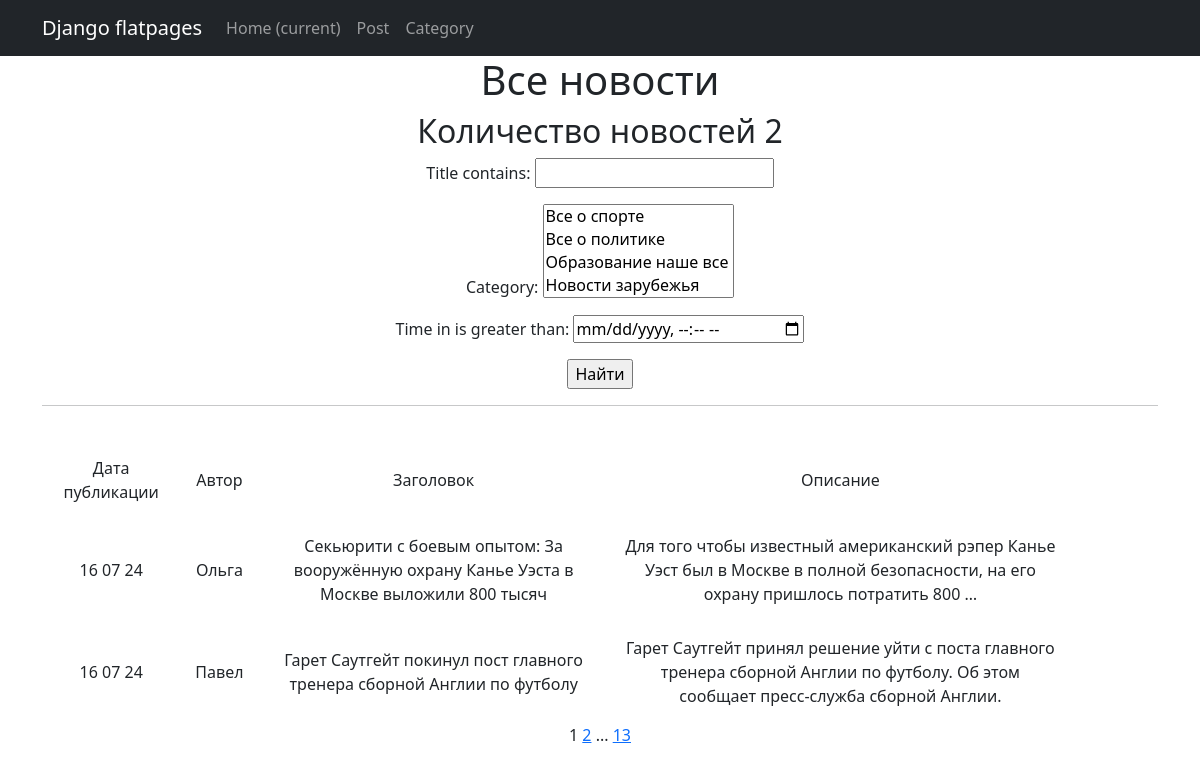
Page /news/ on the committed database.
### news/models.py (models this page shows, shortened)
class Post(models.Model):
    article = 'AR'
    news = 'NE'
    POST = [
        (news, 'Новости'),
        (article, 'Статья')
    ]
    author = models.ForeignKey(Author, on_delete=models.CASCADE, related_name='posts')
    field = models.CharField(max_length=2, choices=POST, default=news)
    time_in = models.DateTimeField(auto_now_add=True)
    category = models.ManyToManyField(Category, through='PostCategory')
    title = models.CharField(max_length=250)
    text = models.TextField()
    rating = models.IntegerField(default=0)

class Author(models.Model):
    user = models.OneToOneField(User, on_delete=models.CASCADE)
    rating = models.IntegerField(default=0)

### news/views.py (the view)
# urls.py: path('', PostList.as_view(), name='post_list'),
class PostList(ListView):
    model = Post
    template_name = 'News.html'
    context_object_name = 'news'
    ordering = '-time_in'
    paginate_by = 2
    def get_queryset(self):
        queryset = super().get_queryset()
        self.filterset = PostFilter(self.request.GET, queryset)
        return self.filterset.qs
    def get_context_data(self, **kwargs):
        context = super().get_context_data(**kwargs)
        context['filterset'] = self.filterset
        return context

### news/models.py (called while the page is built)
    def __str__(self):
        return self.name

### news/templatetags/custom_tags.py (called while the page is built)
@register.simple_tag(takes_context=True)
def url_replace(context, **kwargs):
    d = context['request'].GET.copy()
    for k, v in kwargs.items():
        d[k] = v
    return d.urlencode()

### templates/News.html (shortened to what this page needs)
{% extends 'flatpages/default.html' %}
{% load custom_tags %}
{% block content %}
    <h1>Все новости</h1>
    <h2>Количество новостей {{ news|length }}</h2>
    <form action="" method="get">
        {{ filterset.form.as_p }}
        <input type="submit" value="Найти">
    </form>
    <hr>
    {% if news %}
        <table cellpadding="15" width="95%" style="margin-top: 35px">
            <tr>
                <td>Дата публикации</td>
                <td>Автор</td>
                <td>Заголовок</td>
                <td>Описание</td>
            </tr>
            {% for post in news %}
            <tr>
                <td>{{ post.time_in|date:'d m y' }}</td>
                <td>{{ post.author.user }}</td>
                <td>{{ post.title }}</td>
                <td>{{ post.text|truncatewords:20 }}</td>
                <td>
                </td>
            </tr>
            {% endfor %}
        </table>
    {% else %}
        <h2>Новостей нет!</h2>
    {% endif %}
   {{ page_obj.number }}
   {% if page_obj.has_next %}
       <a href="?{% url_replace page=page_obj.next_page_number %}">{{ page_obj.next_page_number }}</a>
       {% if paginator.num_pages != page_obj.next_page_number %}
           ...
           <a href="?{% url_replace page=page_obj.paginator.num_pages %}">{{ page_obj.paginator.num_pages }}</a>
       {% endif %}
   {% endif %}
{% endblock content %}

### rows in the picture
Post: time_in "16 07 24", author.user "Ольга", title "Секьюрити с боевым опытом: За вооружённую охрану Канье Уэста в Москве выложили 800 тысяч", text "Для того чтобы известный американский рэпер Канье Уэст был в Москве в полной безопасности, на его охрану пришлось потратить 800 …"
Post: time_in "16 07 24", author.user "Павел", title "Гарет Саутгейт покинул пост главного тренера сборной Англии по футболу", text "Гарет Саутгейт принял решение уйти с поста главного тренера сборной Англии по футболу. Об этом сообщает пресс-служба сборной Англии."

### other values in the picture
{{ news|length }} "2"
{{ page_obj.number }} "1"
{{ page_obj.next_page_number }} "2"
{{ page_obj.paginator.num_pages }} "13"
